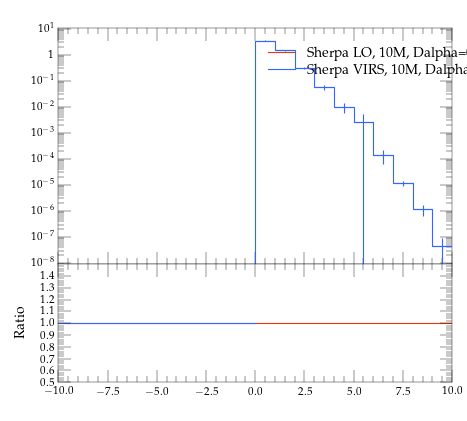

The script that saved this image:
#! /usr/bin/env python

# This Python script was auto-generated using YODA v2.0.0.
# Analysis object: /evtb/cutEg_jbjg_deta
# Timestamp: 15-04-2024 (14:39:01)

import matplotlib as mpl
import matplotlib.pyplot as plt
mpl.use('Agg') # comment out for interactive use
import os
import numpy as np

plotDir = os.path.split(os.path.realpath(__file__))[0]
if 'YODA_USER_PLOT_PATH' in globals():
    plot_outdir = globals()['YODA_USER_PLOT_PATH']
else:
    plot_outdir = plotDir

#plot style
plt.style.use(os.path.join(plotDir, '../default.mplstyle'))
# plot metadata
figW, figH = plt.rcParams['figure.figsize']
ax_xLabel = r''
ax_yLabel = r''
ax_title  = r''
ax_xScale = 'linear'
ax_yScale = 'log'
xLims = (-10.0, 10.0)
yLims = (9.000000000000001e-09, 11.0)

# TeX-friendly labels for the legend
labels = [ r"Sherpa LO, 10M, Dalpha=0.01", r"Sherpa VIRS, 10M, Dalpha=0.01" ]

# Create figure and axis objects
fig, (ax, ratio0_ax) = plt.subplots(2, 1, sharex=True,
                  figsize=(figW,figH), gridspec_kw={'height_ratios': (2, 1)})
ratio0_ax.yaxis.set_major_locator(mpl.ticker.MultipleLocator(0.1))
ratio0_ax.set_ylim(0.5, 1.4999)
ratio0_ax.set_ylabel('Ratio')

# LineColor map: curve index -> color
linecolors = {0: '#EE3311', 1: '#3366FF'}
# the numerical data is stored in a separate file
dataf = dict()
prefix = os.path.split(__file__)[0]
if prefix:    prefix = prefix + '/'
exec(open(prefix+'cutEg_jbjg_deta__data.py').read(), dataf)


legend_handles = [] # keep track of handles for the legend

# style options for curves
# starts at zorder>=5 to draw curve on top of legend
styles = {
  'curve0': {
    'color' : linecolors[0],
    'linestyle' : '-',
    'marker' : 'o',
    'zorder' : 5,
    'histstyle' : True,
  },
  'curve1': {
    'color' : linecolors[1],
    'linestyle' : '-',
    'marker' : 'o',
    'zorder' : 6,
    'histstyle' : True,
  },
}
# curve from input yoda files in main panel
for label in dataf['yvals'].keys():
    if all(np.isnan(v) for v in dataf['yvals'][label]):
        continue
    tmp = None
    if styles[label]['histstyle']: # draw as histogram
        tmp, = ax.plot(dataf['xedges'], dataf['yedges'][label],
                       color=styles[label]['color'],
                       linestyle=styles[label]['linestyle'],
                       drawstyle='steps-pre', solid_joinstyle='miter',
                       zorder=styles[label]['zorder'], label=label)
        ax.errorbar(dataf['xpoints'], dataf['yvals'][label], color=styles[label]['color'],
                    xerr=dataf['xerrs'], yerr=[dataf['ydowns'][label], dataf['yups'][label]],
                    linestyle='none', zorder=styles[label]['zorder'])
    else: # draw as scatter
        tmp = ax.errorbar(dataf['xpoints'], dataf['yvals'][label],
                          xerr=dataf['xerrs'],
                          yerr=[ dataf['ydowns'][label],
                          dataf['yups'][label] ],
                          fmt=styles[label]['marker'],
                          ecolor=styles[label]['color'],
                          color=styles[label]['color'], zorder=2)
        tmp[-1][0].set_linestyle(styles[label]['linestyle'])
    legend_handles += [tmp]
    for varLabel in dataf['variation_yvals'].keys():
        if varLabel.startswith(label):
            tmp, = ax.plot(dataf['xedges'], dataf['variation_yvals'][varLabel],
                           color=styles[label]['color'],
                           linestyle=styles[label]['linestyle'],
                           drawstyle='steps-pre', solid_joinstyle='miter',
                           zorder=styles[label]['zorder'], alpha=0.5)


# plots on ratio panel
# curve from input yoda files in ratio panel
for label, yvals in dataf['ratio0_yvals'].items():
    if all(np.isnan(v) for v in yvals):
        continue
    if styles[label]['histstyle']: # plot as histogram
        ratio0_ax.plot(dataf['xedges'], yvals,
                       color=styles[label]['color'],
                       linestyle=styles[label]['linestyle'],
                       drawstyle='steps-pre', zorder=1,
                       solid_joinstyle='miter')
        ratio0_ax.vlines(dataf['xpoints'],
                         dataf['ratio0_ymin'][label],
                         dataf['ratio0_ymax'][label],
                         color=styles[label]['color'], zorder=1)
    else: # plot as scatter
        tmp = ratio0_ax.errorbar(dataf['xpoints'],
                                 yvals, xerr=dataf['xerrs'],
                                 yerr=dataf['ratio0_yerrs'][label],
                                 fmt=styles[label]['marker'],
                                 ecolor=styles[label]['color'],
                                 color=styles[label]['color'])
        tmp[-1][0].set_linestyle(styles[label]['linestyle'])

    for varlabel in dataf['ratio0_variation_vals'].keys():
        if varlabel.startswith(label):
            ratio0_ax.plot(dataf['xedges'],
                            dataf['ratio0_variation_vals'][varlabel],
                            color=styles[label]['color'],
                            linestyle=styles[label]['linestyle'],
                            drawstyle='steps-pre', solid_joinstyle='miter',
                            zorder=1, alpha=0.5)

legend_pos = (0.5, 0.97)
ax.legend(legend_handles, labels, loc='upper left', bbox_to_anchor=legend_pos)

# set plot metadata as defined above
ratio0_ax.set_xlabel(ax_xLabel)
ratio0_ax.xaxis.set_label_coords(1., -.15)
ax.set_ylabel(ax_yLabel, loc='top')
ax.set_title(ax_title, loc='left')
ax.set_xscale(ax_xScale)
ax.set_yscale(ax_yScale)
ax.set_xlim(xLims)
ax.set_ylim(yLims)

# tick formatting
plt.rcParams['xtick.top'] = True
plt.rcParams['ytick.right'] = True
ax.yaxis.set_major_locator(mpl.ticker.LogLocator(base=10.0, numticks=np.inf))
ax.yaxis.set_minor_locator(mpl.ticker.LogLocator(
                           base=10.0, subs=np.arange(0.1, 1, 0.1), numticks=np.inf))
fig.align_ylabels((ax, ratio0_ax))
plt.savefig(os.path.join(plot_outdir, 'cutEg_jbjg_deta.pdf'), format='PDF')
plt.savefig(os.path.join(plot_outdir, 'cutEg_jbjg_deta.png'), format='PNG')

plt.close(fig)
